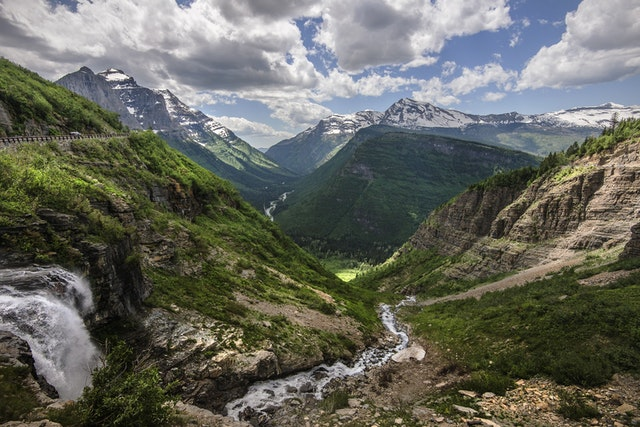
#> input picture Images/mountain.jpg, 640 x 427 px, found by its file name
$ python 'method 2.py'
#> lines starting #> are read from the running program, lines starting #| are printed output that depends on the picture
#> the answer given: 1
#> the answer given: 3
import cv2
import sys

def change_height(scale):
    image = cv2.imread('mountain.jpg') # takes the image as an input
    cv2.imshow("Mountain", image) # shows the image

    print("The shape of the image is: ",image.shape)

    width = int(image.shape[0]) # change the width of the image according to the scale
    height = int(image.shape[1]*scale)# change the height of the image according to the scale

    # storing them in a tuple
    resolution = (width, height)
    print("Resolution of the converted image is: ",resolution)

    new_image = cv2.resize(image, resolution, interpolation = cv2.INTER_AREA)
    cv2.imshow('New Image', new_image)
    cv2.imwrite('converted.jpg', new_image) # to save the image in the current working directory
    print(new_image.shape)


    cv2.waitKey(0)
    cv2.destroyAllWindows()


def change_width(scale):
#> called with scale = 3
    image = cv2.imread('mountain.jpg') # takes the image as an input
#> image is the input picture: shape (427, 640, 3); mean B, G, R 94.1, 103.6, 102
    cv2.imshow("Mountain", image) # shows the image

    print("The shape of the image is: ",image.shape)
#| The shape of the image is:  (427, 640, 3)

    width = int(image.shape[1]*scale) # change the width of the image according to the scale
#> width = 1920
    height = int(image.shape[0])# change the height of the image according to the scale
#> height = 427

    # storing them in a tuple
    resolution = (width, height)
#> resolution = (1920, 427)
    print("Resolution of the converted image is: ",resolution)
#| Resolution of the converted image is:  (1920, 427)

    new_image = cv2.resize(image, resolution, interpolation = cv2.INTER_AREA)
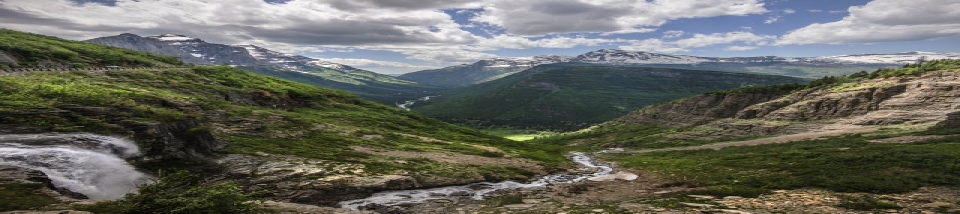
#> new_image: shape (427, 1920, 3) (shown at 1/2 size); mean B, G, R 94.1, 103.6, 102
    cv2.imshow('New Image', new_image)
    cv2.imwrite('converted.jpg', new_image) # to save the image in the current working directory
    print("The new shape of the image is: ", new_image.shape)
#| The new shape of the image is:  (427, 1920, 3)


    cv2.waitKey(0)
    cv2.destroyAllWindows()


def main():
    print()

    choice = 1
    while choice != 0:
        print("1. Change the width of the image")
        print("2. Change the height of the image")
        print("3. Exit")
#> (the run stopped early here; a loop or call above may not have finished)
